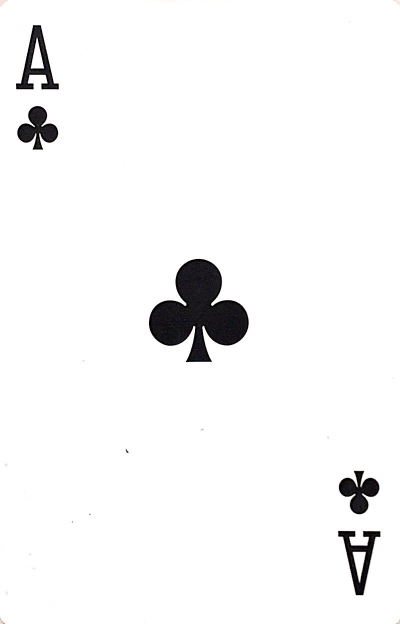
#> input picture course_submission/cardModels/club1.jpg, 800 x 1248 px (shown at 1/2 size)
$ python -i trapezoid_utils.py   (imports and definitions only)   (older library calls are emulated)
#> lines starting #> are read from the running program, lines starting #| are printed output that depends on the picture; after the words box and inside, x2 and y2 are one past the last pixel; in counts of white or black regions, pixels touching at a corner belong together
#> further down, picture is the input picture: shape (1248, 800, 3); mean B, G, R 245.9, 245.8, 245.9
#!/usr/bin/python

from __future__ import print_function
import sys
import subprocess
import argparse
import numpy as np
import scipy.spatial
import cv2

# [1 line not run here, left out]

# Constants

TOO_LARGE = 1024

DUMMY_VALUE = 0

FILTER_SIZE = 7

MIN_ASPECT_RATIO = 0.6

DELTA_DELTA = 0.001

OUTPUT_DIM = (512, 512)  # Notice the (x, y) ordering in OpenCV

# Blob detection params

# Note on blob detection: after studying the logic behind blob detection,
# we realized that it can be performed by standard 8-neighbour flood fill.
# Therefore we decided to use OpenCV's implementation.

params = cv2.SimpleBlobDetector_Params()

params.minThreshold = 0
params.maxThreshold = 127  # Darker blobs first

params.filterByArea = True
params.minArea = 20

params.filterByCircularity = False

params.filterByConvexity = False

params.filterByInertia = False

# Detector (for OpenCV 2 and 3.0+)

ver = (cv2.__version__).split('.')
if int(ver[0]) < 3:
    detector = cv2.SimpleBlobDetector(params)
else:
    detector = cv2.SimpleBlobDetector_create(params)

def get_trapezoids(colored_image):

    # Preprocessing

    mean_shifted_image = cv2.pyrMeanShiftFiltering(colored_image, FILTER_SIZE, 32)
    image = cv2.cvtColor(mean_shifted_image, cv2.COLOR_BGR2GRAY)

    width = image.shape[1]
#> width = 800
    height = image.shape[0]
#> height = 1248
    corners = np.array([[0, 0], [width - 1, 0], [width - 1, height - 1], [0, height - 1]], dtype=np.float32)

    # Gaussian blur and thresholding

    blurred_image = cv2.GaussianBlur(image, (FILTER_SIZE, FILTER_SIZE), 6)
    thresh, binary_image = cv2.threshold(blurred_image, 0, 255, cv2.THRESH_BINARY | cv2.THRESH_OTSU)
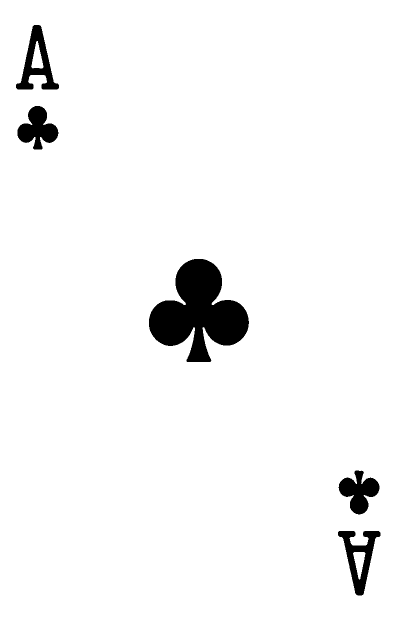
#> binary_image: shape (1248, 800) (shown at 1/2 size); 96.1% white; 5 black regions, box (x1, y1, x2, y2) and area: (298, 518, 498, 724) 23066, (32, 50, 118, 179) 4270, (676, 1062, 761, 1191) 4147, (35, 212, 117, 299) 4013, (677, 941, 759, 1029) 3923
#> thresh = 146

    cv2.imshow("thresholded", binary_image)

    test_img = binary_image

    # Repeatedly detect and remove blobs

    mask = np.zeros((test_img.shape[0] + 2, test_img.shape[1] + 2), dtype=np.uint8)
    seen_points = set()

    while True:
        blobs = detector.detect(test_img)
        if len(blobs) <= 0:
            break
        all_seen = True
        for blob in blobs:
            coords = []
            for x in (0, 1):
                for y in (0, 1):
                    if test_img[int(blob.pt[1]) + y, int(blob.pt[0]) + x] == 0:
                        coords.append((int(blob.pt[1]) + y, int(blob.pt[0] + x)))
            for (x, y) in coords:
                cv2.floodFill(test_img, mask, (y, x), DUMMY_VALUE, flags = (8 | cv2.FLOODFILL_MASK_ONLY | (255 << 8)))
            if blob.pt not in seen_points:
                all_seen = False
                seen_points.add(blob.pt)
        test_img = test_img | mask[1:-1, 1:-1]
        if all_seen:
            break
#> this loop made 2 passes
#> blobs on pass 1: 2 keypoints; (x, y, size): (75, 257, 71.4), (718, 983, 70)
#> pass 1, in get_trapezoids, `test_img = test_img | mask[1:-1, 1:-1]`:
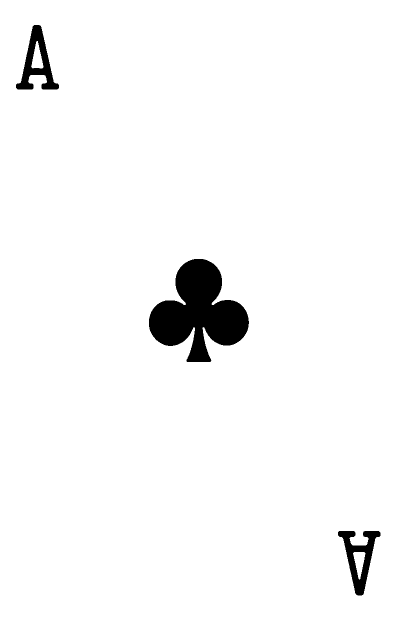
#> test_img: shape (1248, 800) (shown at 1/2 size); 96.8% white; 3 black regions
#> after the loop, seen_points = 2 items

    # Select the (white) areas that look like a card

    # Note: OpenCV 2.4 does not have an implementation for finding connected components.
    # In order to maintain compatibility, findContours was used instead of re-implementing
    # much of the code.

    contours, hierarchy = cv2.findContours(test_img, cv2.RETR_TREE, cv2.CHAIN_APPROX_SIMPLE)
#> contours = 6 contours; box (x1, y1, x2, y2) and area: (0, 0, 800, 1248) 996353, (297, 517, 499, 725) 23483, (31, 49, 119, 180) 5266, (675, 1061, 762, 1192) 5152, (706, 1104, 731, 1159) 722, (62, 82, 87, 137) 712
    contours = sorted(contours, key=cv2.contourArea, reverse=True)

    n_components = len(contours)
#> n_components = 6

    min_xs = {}
    max_xs = {}
    min_ys = {}
    max_ys = {}
    counts = {}
    is_eligible = {}
    regions = []
    for i in range(0, n_components):
        is_eligible[i] = False
        regions.append(contours[i])
        min_xs[i] = np.min(contours[i][:, :, 0])
        max_xs[i] = np.max(contours[i][:, :, 0])
        min_ys[i] = np.min(contours[i][:, :, 1])
        max_ys[i] = np.max(contours[i][:, :, 1])
        # Too small
        if min_xs[i] == max_xs[i] or min_ys[i] == max_ys[i]:
            continue
        # No blobs were detected within the region
#        if np.sum((markers == i) * (mask[1:-1, 1:-1])) == 0:
#            continue
        # Aspect ratio fits our detection
        if np.float(max_xs[i] - min_xs[i]) / np.float(max_ys[i] - min_ys[i]) >= MIN_ASPECT_RATIO and np.float(max_xs[i] - min_xs[i]) / np.float(max_ys[i] - min_ys[i]) <= 1 / MIN_ASPECT_RATIO:
            is_eligible[i] = True
#> after the loop, is_eligible = {0: True, 1: True, 2: True, 3: True, 4: False, 5: False}; max_xs = {0: 799, 1: 498, 2: 118, 3: 761, 4: 730, 5: 86}; max_ys = {0: 1247, 1: 724, 2: 179, 3: 1191, 4: 1158, 5: 136}; min_xs = {0: 0, 1: 297, 2: 31, 3: 675, 4: 706, 5: 62}; min_ys = {0: 0, 1: 517, 2: 49, 3: 1061, 4: 1104, 5: 82}; regions has the same summary as contours

    eligible_regions = []
    for i in range(0, n_components):
        if is_eligible[i]:
            eligible_regions.append(i)
#> after the loop, eligible_regions = [0, 1, 2, 3]

    # Find trapezoidal approximations for each region

    approxs = []

    for region in eligible_regions:
        approx = regions[region].reshape((-1, regions[region].shape[2]))
        hull = scipy.spatial.ConvexHull(approx)
        approx = approx[hull.vertices]
        last_approx_shape = approx.shape[0]
        # Use the finest approximation possible
        delta = DELTA_DELTA
        while approx.shape[0] > 4 and delta < 1:
            approx = cv2.approxPolyDP(approx, delta * cv2.arcLength(approx, True), True)
            if approx.shape[0] == last_approx_shape:
                delta += DELTA_DELTA
            last_approx_shape = approx.shape[0]
        if len(approx.shape) > 2:
            approx = approx.reshape((-1, approx.shape[2]))
        approxs.append(approx)
#> this loop made 4 passes
#> after the loop, approxs = [[[0, 1247], [0, 0], [799, 0], [799, 1247]], [[420, 724], [297, 653], [388, 517], [497, 635]], [[78, 49], [118, 175], [35, 179], [64, 53]], [[715, 1191], [675, 1064], [757, 1061], [728, 1186]]]

    # Delete if a box is fully inscribed within another

    to_keep = []
    for i in range(len(eligible_regions)):
        is_inscribed = False
        min_coords = np.min(approxs[i], axis=0)
        max_coords = np.max(approxs[i], axis=0)
        for j in range(len(eligible_regions)):
            if j == i:
                continue
            min_coords2 = np.min(approxs[j], axis=0)
            max_coords2 = np.max(approxs[j], axis=0)
            if np.all(min_coords >= min_coords2) and np.all(max_coords <= max_coords2):
                is_inscribed = True
                break
        if not is_inscribed:
            to_keep.append(i)
#> this loop made 4 passes
#> (min_coords, max_coords) on passes 1 to 4: ([0, 0], [799, 1247]), ([297, 517], [497, 724]), ([35, 49], [118, 179]), ([675, 1061], [757, 1191])
#> after the loop, to_keep = [0]

    approxs = [approxs[k] for k in to_keep]
#> approxs = [[[0, 1247], [0, 0], [799, 0], [799, 1247]]]
    eligible_regions = [eligible_regions[k] for k in to_keep]
#> eligible_regions = [0]

    # Perspective (and inverse) transform

    output_corners = np.array([[0, 0], [OUTPUT_DIM[0] - 1, 0], [OUTPUT_DIM[0] - 1, OUTPUT_DIM[1] - 1], [0, OUTPUT_DIM[1] - 1]], dtype=np.float32)

    output_images = []
    for (region, approx) in zip(eligible_regions, approxs):
        perspective = approx.astype(np.float32)
        transform = cv2.getPerspectiveTransform(perspective, output_corners)
        warp = cv2.warpPerspective(colored_image, transform, OUTPUT_DIM)
        output_images.append(warp)
#> this loop made 1 pass
#> (region, perspective, transform) on pass 1: (0, [[0, 1247], [0, 0], [799, 0], [799, 1247]], [[0, -0.41, 511], [0.64, 0, 0], [0, 0, 1]])
#> pass 1, in get_trapezoids, `warp = cv2.warpPerspective(colored_image, transform, OUTPUT_DIM)`:
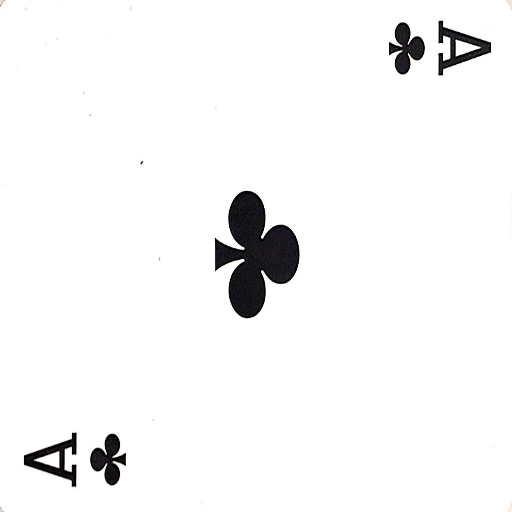
#> warp: shape (512, 512, 3); mean B, G, R 245.9, 245.8, 245.9
#> after the loop, output_images = 1 item

    return output_images

>>> import cv2
>>> picture = cv2.imread('cardModels/club1.jpg')
>>> result = get_trapezoids(picture)
#> result = 1 item

$ run again, on course_submission/cardModels/diamond7.jpg
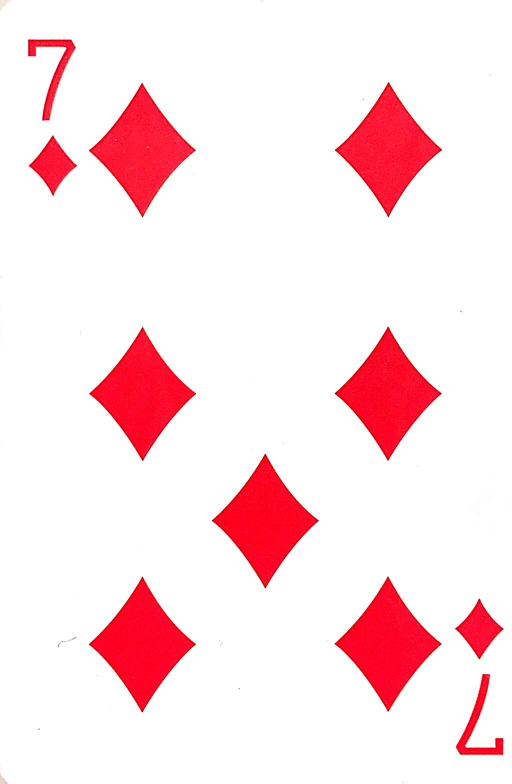
#> input picture course_submission/cardModels/diamond7.jpg, 1024 x 1568 px (shown at 1/2 size)
#> picture is the input picture: shape (1568, 1024, 3); mean B, G, R 228.5, 224.9, 253.8
#> in get_trapezoids, `thresh, binary_image = cv2.threshold(blurred_image, 0, 255, cv2.THRESH..`:
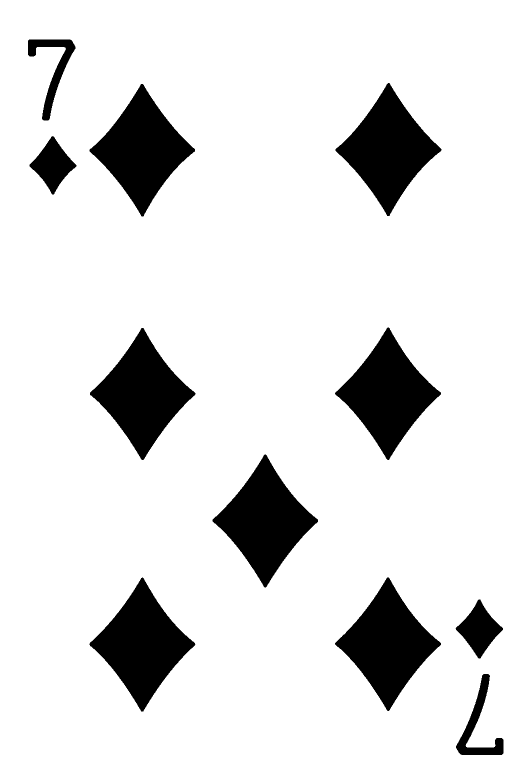
#> binary_image: shape (1568, 1024) (shown at 1/2 size); 87.7% white; 11 black regions
#> thresh = 172
#> after the loop in get_trapezoids, `while True:`: seen_points = 0 items
#> contours = 12 contours; largest, box (x1, y1, x2, y2) and area: (0, 0, 1024, 1568) 1603041, (178, 1154, 392, 1424) 26140, (669, 1154, 883, 1423) 26030, (670, 165, 884, 433) 25945, (424, 908, 637, 1176) 25892
#> n_components = 12
#> after the loop in get_trapezoids, `for i in range(0, n_components):`: is_eligible = 12 items; regions has the same summary as contours
#> after the loop in get_trapezoids, `for i in range(0, n_components):`: eligible_regions = [0, 1, 2, 3, 4, 5, 6, 7, 8, 9]
#> the loop in get_trapezoids, `for region in eligible_regions:` made 10 passes
#> after the loop in get_trapezoids, `for region in eligible_regions:`: approxs = 10 items
#> the loop in get_trapezoids, `for i in range(len(eligible_regions)):` made 10 passes
#> (min_coords, max_coords) on passes 1 to 8: ([0, 0], [1023, 1567]), ([178, 1154], [391, 1423]), ([669, 1154], [882, 1422]), ([670, 165], [883, 432]), ([424, 908], [636, 1175]), ([669, 654], [882, 920]), ([178, 167], [390, 433]), ([179, 655], [391, 920])
#> after the loop in get_trapezoids, `for i in range(len(eligible_regions)):`: to_keep = [0]
#> in get_trapezoids, `approxs = [approxs[k] for k in to_keep]`: approxs = [[[0, 1567], [0, 0], [1023, 0], [1023, 1567]]]
#> in get_trapezoids, `eligible_regions = [eligible_regions[k] for k in to_keep]`: eligible_regions = [0]
#> the loop in get_trapezoids, `for (region, approx) in zip(eligible_regions, approxs):` made 1 pass
#> (region, perspective, transform) on pass 1: (0, [[0, 1567], [0, 0], [1023, 0], [1023, 1567]], [[0, -0.326, 511], [0.5, 0, 0], [0, 0, 1]])
#> pass 1, in get_trapezoids, `warp = cv2.warpPerspective(colored_image, transform, OUTPUT_DIM)`:
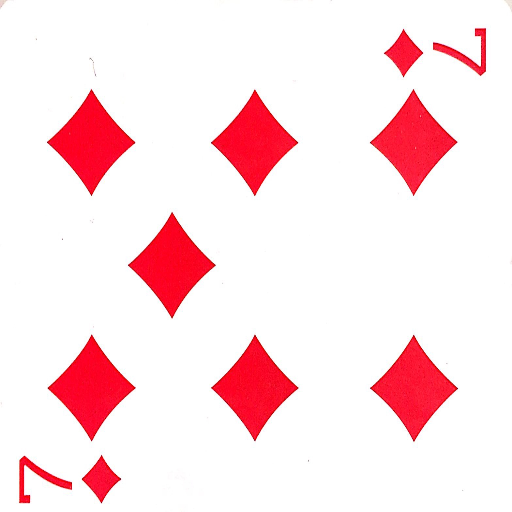
#> warp: shape (512, 512, 3); mean B, G, R 228.6, 225, 253.8
#> after the loop in get_trapezoids, `for (region, approx) in zip(eligible_regions, approxs):`: output_images = 1 item
